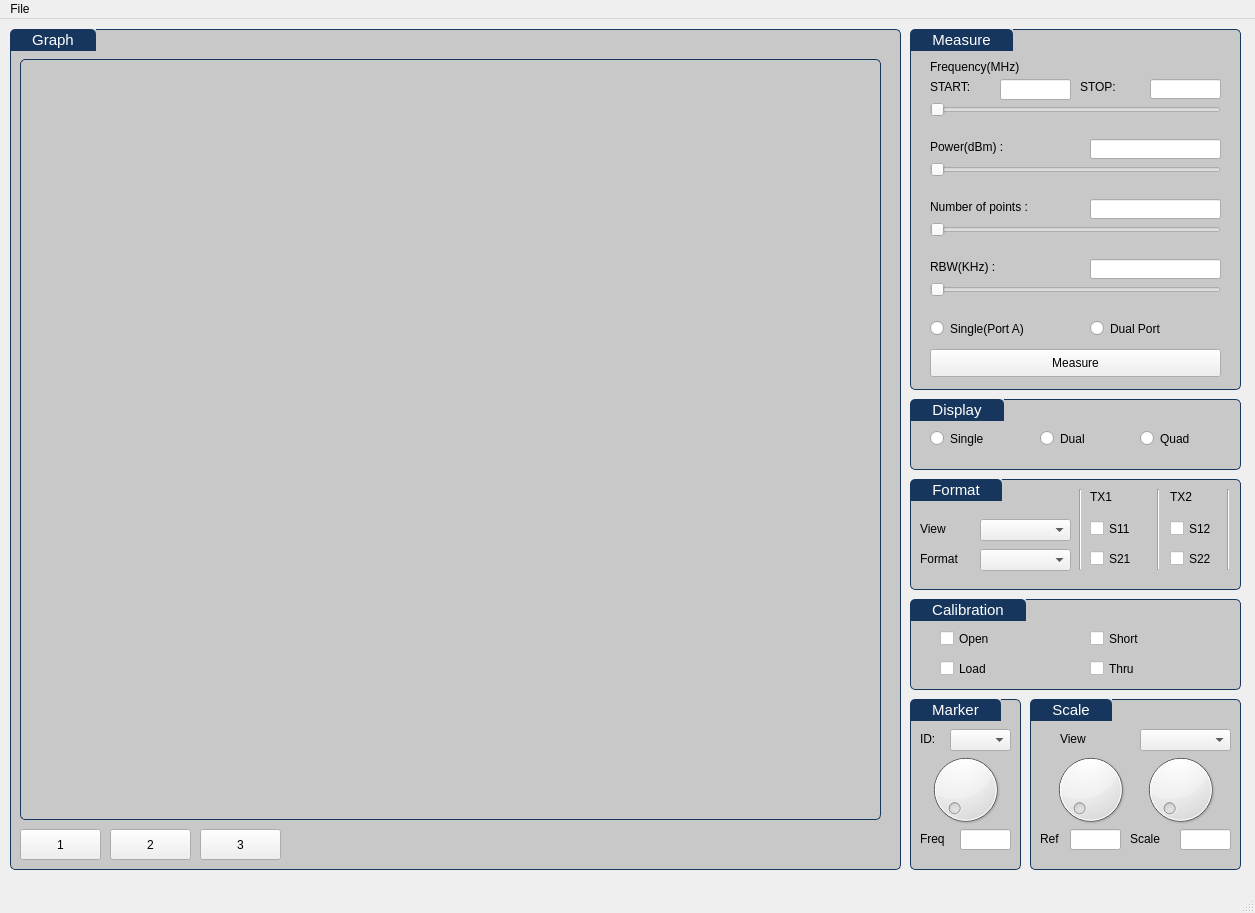
<?xml version="1.0" encoding="UTF-8"?>
<ui version="4.0">
 <class>MainWindow</class>
 <widget class="QMainWindow" name="MainWindow">
  <property name="geometry">
   <rect>
    <x>0</x>
    <y>0</y>
    <width>1255</width>
    <height>913</height>
   </rect>
  </property>
  <property name="windowTitle">
   <string>Mini-circuits UVNA-63</string>
  </property>
  <widget class="QWidget" name="centralwidget">
   <widget class="QGroupBox" name="gb_stimulus_11">
    <property name="geometry">
     <rect>
      <x>1030</x>
      <y>680</y>
      <width>211</width>
      <height>171</height>
     </rect>
    </property>
    <property name="styleSheet">
     <string notr="true">QGroupBox {
border: 1px solid gray;
border-color: #FF17365D;
margin-top: 0px;
font-size: 15px;
border-radius: 5px;
background-color: rgb(200,200,200);
}
QGroupBox::title {
border-top-left-radius: 5px;
border-top-right-radius: 5px;
padding: 2px 20px;
background-color: #FF17365D;
color: rgb(255, 255, 255);
}</string>
    </property>
    <property name="title">
     <string>Scale</string>
    </property>
    <widget class="QDial" name="dial_scaleref">
     <property name="geometry">
      <rect>
       <x>20</x>
       <y>50</y>
       <width>81</width>
       <height>81</height>
      </rect>
     </property>
    </widget>
    <widget class="QDial" name="dial_scale">
     <property name="geometry">
      <rect>
       <x>110</x>
       <y>50</y>
       <width>81</width>
       <height>81</height>
      </rect>
     </property>
    </widget>
    <widget class="QComboBox" name="cbbox_scaleview">
     <property name="geometry">
      <rect>
       <x>110</x>
       <y>30</y>
       <width>91</width>
       <height>22</height>
      </rect>
     </property>
    </widget>
    <widget class="QLabel" name="label_11">
     <property name="geometry">
      <rect>
       <x>30</x>
       <y>30</y>
       <width>51</width>
       <height>20</height>
      </rect>
     </property>
     <property name="text">
      <string>View</string>
     </property>
    </widget>
    <widget class="QLabel" name="label_14">
     <property name="geometry">
      <rect>
       <x>100</x>
       <y>130</y>
       <width>51</width>
       <height>20</height>
      </rect>
     </property>
     <property name="text">
      <string>Scale</string>
     </property>
    </widget>
    <widget class="QLabel" name="label_13">
     <property name="geometry">
      <rect>
       <x>10</x>
       <y>130</y>
       <width>31</width>
       <height>20</height>
      </rect>
     </property>
     <property name="text">
      <string>Ref</string>
     </property>
    </widget>
    <widget class="QLineEdit" name="ledit_scaleref">
     <property name="geometry">
      <rect>
       <x>40</x>
       <y>130</y>
       <width>51</width>
       <height>21</height>
      </rect>
     </property>
    </widget>
    <widget class="QLineEdit" name="ledit_scale">
     <property name="geometry">
      <rect>
       <x>150</x>
       <y>130</y>
       <width>51</width>
       <height>21</height>
      </rect>
     </property>
    </widget>
   </widget>
   <widget class="QGroupBox" name="gb_measure">
    <property name="geometry">
     <rect>
      <x>910</x>
      <y>10</y>
      <width>331</width>
      <height>361</height>
     </rect>
    </property>
    <property name="styleSheet">
     <string notr="true">QGroupBox {
border: 1px solid gray;
border-color: #FF17365D;
margin-top: 0px;
font-size: 15px;
border-radius: 5px;
background-color: rgb(200,200,200);
}
QGroupBox::title {
border-top-left-radius: 5px;
border-top-right-radius: 5px;
padding: 2px 20px;
background-color: #FF17365D;
color: rgb(255, 255, 255);
}</string>
    </property>
    <property name="title">
     <string>Measure</string>
    </property>
    <widget class="QRangeSlider" name="rhslider_frequency">
     <property name="geometry">
      <rect>
       <x>20</x>
       <y>70</y>
       <width>291</width>
       <height>22</height>
      </rect>
     </property>
     <property name="orientation">
      <enum>Qt::Horizontal</enum>
     </property>
    </widget>
    <widget class="QLabel" name="label">
     <property name="geometry">
      <rect>
       <x>20</x>
       <y>30</y>
       <width>191</width>
       <height>16</height>
      </rect>
     </property>
     <property name="text">
      <string>Frequency(MHz)</string>
     </property>
    </widget>
    <widget class="QLabel" name="label_2">
     <property name="geometry">
      <rect>
       <x>20</x>
       <y>50</y>
       <width>71</width>
       <height>16</height>
      </rect>
     </property>
     <property name="text">
      <string>START:</string>
     </property>
    </widget>
    <widget class="QLabel" name="label_3">
     <property name="geometry">
      <rect>
       <x>170</x>
       <y>50</y>
       <width>51</width>
       <height>16</height>
      </rect>
     </property>
     <property name="text">
      <string>STOP:</string>
     </property>
    </widget>
    <widget class="QLineEdit" name="ledit_startfreq">
     <property name="geometry">
      <rect>
       <x>90</x>
       <y>50</y>
       <width>71</width>
       <height>21</height>
      </rect>
     </property>
    </widget>
    <widget class="QLineEdit" name="ledit_stopfreq">
     <property name="geometry">
      <rect>
       <x>240</x>
       <y>50</y>
       <width>71</width>
       <height>20</height>
      </rect>
     </property>
     <property name="focusPolicy">
      <enum>Qt::StrongFocus</enum>
     </property>
    </widget>
    <widget class="QSlider" name="hslider_power">
     <property name="geometry">
      <rect>
       <x>20</x>
       <y>130</y>
       <width>291</width>
       <height>22</height>
      </rect>
     </property>
     <property name="orientation">
      <enum>Qt::Horizontal</enum>
     </property>
    </widget>
    <widget class="QLabel" name="label_4">
     <property name="geometry">
      <rect>
       <x>20</x>
       <y>110</y>
       <width>101</width>
       <height>16</height>
      </rect>
     </property>
     <property name="text">
      <string>Power(dBm) : </string>
     </property>
    </widget>
    <widget class="QLineEdit" name="ledit_power">
     <property name="geometry">
      <rect>
       <x>180</x>
       <y>110</y>
       <width>131</width>
       <height>20</height>
      </rect>
     </property>
     <property name="focusPolicy">
      <enum>Qt::StrongFocus</enum>
     </property>
    </widget>
    <widget class="QSlider" name="hslider_nopoint">
     <property name="geometry">
      <rect>
       <x>20</x>
       <y>190</y>
       <width>291</width>
       <height>22</height>
      </rect>
     </property>
     <property name="orientation">
      <enum>Qt::Horizontal</enum>
     </property>
    </widget>
    <widget class="QLineEdit" name="ledit_nopoint">
     <property name="geometry">
      <rect>
       <x>180</x>
       <y>170</y>
       <width>131</width>
       <height>20</height>
      </rect>
     </property>
     <property name="focusPolicy">
      <enum>Qt::StrongFocus</enum>
     </property>
    </widget>
    <widget class="QLabel" name="label_5">
     <property name="geometry">
      <rect>
       <x>20</x>
       <y>170</y>
       <width>151</width>
       <height>16</height>
      </rect>
     </property>
     <property name="text">
      <string>Number of points :</string>
     </property>
    </widget>
    <widget class="QLineEdit" name="ledit_rbw">
     <property name="geometry">
      <rect>
       <x>180</x>
       <y>230</y>
       <width>131</width>
       <height>20</height>
      </rect>
     </property>
     <property name="focusPolicy">
      <enum>Qt::StrongFocus</enum>
     </property>
    </widget>
    <widget class="QLabel" name="label_6">
     <property name="geometry">
      <rect>
       <x>20</x>
       <y>230</y>
       <width>101</width>
       <height>16</height>
      </rect>
     </property>
     <property name="text">
      <string>RBW(KHz) :</string>
     </property>
    </widget>
    <widget class="QSlider" name="hslider_rbw">
     <property name="geometry">
      <rect>
       <x>20</x>
       <y>250</y>
       <width>291</width>
       <height>22</height>
      </rect>
     </property>
     <property name="orientation">
      <enum>Qt::Horizontal</enum>
     </property>
    </widget>
    <widget class="QRadioButton" name="rbtn_singleport">
     <property name="geometry">
      <rect>
       <x>20</x>
       <y>290</y>
       <width>141</width>
       <height>19</height>
      </rect>
     </property>
     <property name="text">
      <string>Single(Port A)</string>
     </property>
    </widget>
    <widget class="QRadioButton" name="rbtn_dualport">
     <property name="geometry">
      <rect>
       <x>180</x>
       <y>290</y>
       <width>108</width>
       <height>19</height>
      </rect>
     </property>
     <property name="text">
      <string>Dual Port</string>
     </property>
    </widget>
    <widget class="QPushButton" name="btn_measure">
     <property name="geometry">
      <rect>
       <x>20</x>
       <y>320</y>
       <width>291</width>
       <height>28</height>
      </rect>
     </property>
     <property name="text">
      <string>Measure</string>
     </property>
    </widget>
   </widget>
   <widget class="QGroupBox" name="gb_stimulus_6">
    <property name="geometry">
     <rect>
      <x>910</x>
      <y>460</y>
      <width>331</width>
      <height>111</height>
     </rect>
    </property>
    <property name="styleSheet">
     <string notr="true">QGroupBox {
border: 1px solid gray;
border-color: #FF17365D;
margin-top: 0px;
font-size: 15px;
border-radius: 5px;
background-color: rgb(200,200,200);
}
QGroupBox::title {
border-top-left-radius: 5px;
border-top-right-radius: 5px;
padding: 2px 20px;
background-color: #FF17365D;
color: rgb(255, 255, 255);
}</string>
    </property>
    <property name="title">
     <string>Format</string>
    </property>
    <widget class="QComboBox" name="cbbox_view">
     <property name="geometry">
      <rect>
       <x>70</x>
       <y>40</y>
       <width>91</width>
       <height>22</height>
      </rect>
     </property>
    </widget>
    <widget class="QCheckBox" name="ckbox_s11">
     <property name="geometry">
      <rect>
       <x>180</x>
       <y>40</y>
       <width>61</width>
       <height>19</height>
      </rect>
     </property>
     <property name="text">
      <string>S11</string>
     </property>
    </widget>
    <widget class="QCheckBox" name="ckbox_s21">
     <property name="geometry">
      <rect>
       <x>180</x>
       <y>70</y>
       <width>61</width>
       <height>19</height>
      </rect>
     </property>
     <property name="text">
      <string>S21</string>
     </property>
    </widget>
    <widget class="QCheckBox" name="ckbox_s22">
     <property name="geometry">
      <rect>
       <x>260</x>
       <y>70</y>
       <width>61</width>
       <height>19</height>
      </rect>
     </property>
     <property name="text">
      <string>S22</string>
     </property>
    </widget>
    <widget class="QCheckBox" name="ckbox_s12">
     <property name="geometry">
      <rect>
       <x>260</x>
       <y>40</y>
       <width>61</width>
       <height>19</height>
      </rect>
     </property>
     <property name="text">
      <string>S12</string>
     </property>
    </widget>
    <widget class="QLabel" name="label_8">
     <property name="geometry">
      <rect>
       <x>260</x>
       <y>10</y>
       <width>41</width>
       <height>16</height>
      </rect>
     </property>
     <property name="text">
      <string>TX2</string>
     </property>
    </widget>
    <widget class="QLabel" name="label_7">
     <property name="geometry">
      <rect>
       <x>180</x>
       <y>10</y>
       <width>41</width>
       <height>16</height>
      </rect>
     </property>
     <property name="text">
      <string>TX1</string>
     </property>
    </widget>
    <widget class="QComboBox" name="cbbox_format">
     <property name="geometry">
      <rect>
       <x>70</x>
       <y>70</y>
       <width>91</width>
       <height>22</height>
      </rect>
     </property>
    </widget>
    <widget class="QLabel" name="label_9">
     <property name="geometry">
      <rect>
       <x>10</x>
       <y>40</y>
       <width>51</width>
       <height>20</height>
      </rect>
     </property>
     <property name="text">
      <string>View</string>
     </property>
    </widget>
    <widget class="QLabel" name="label_10">
     <property name="geometry">
      <rect>
       <x>10</x>
       <y>70</y>
       <width>51</width>
       <height>20</height>
      </rect>
     </property>
     <property name="text">
      <string>Format</string>
     </property>
    </widget>
    <widget class="Line" name="line">
     <property name="geometry">
      <rect>
       <x>160</x>
       <y>10</y>
       <width>20</width>
       <height>81</height>
      </rect>
     </property>
     <property name="orientation">
      <enum>Qt::Vertical</enum>
     </property>
    </widget>
    <widget class="Line" name="line_2">
     <property name="geometry">
      <rect>
       <x>240</x>
       <y>10</y>
       <width>16</width>
       <height>81</height>
      </rect>
     </property>
     <property name="orientation">
      <enum>Qt::Vertical</enum>
     </property>
    </widget>
    <widget class="Line" name="line_3">
     <property name="geometry">
      <rect>
       <x>310</x>
       <y>10</y>
       <width>16</width>
       <height>81</height>
      </rect>
     </property>
     <property name="orientation">
      <enum>Qt::Vertical</enum>
     </property>
    </widget>
   </widget>
   <widget class="QGroupBox" name="gb_stimulus_7">
    <property name="geometry">
     <rect>
      <x>910</x>
      <y>380</y>
      <width>331</width>
      <height>71</height>
     </rect>
    </property>
    <property name="styleSheet">
     <string notr="true">QGroupBox {
border: 1px solid gray;
border-color: #FF17365D;
margin-top: 0px;
font-size: 15px;
border-radius: 5px;
background-color: rgb(200,200,200);
}
QGroupBox::title {
border-top-left-radius: 5px;
border-top-right-radius: 5px;
padding: 2px 20px;
background-color: #FF17365D;
color: rgb(255, 255, 255);
}</string>
    </property>
    <property name="title">
     <string>Display</string>
    </property>
    <widget class="QRadioButton" name="rbtn_singledisp">
     <property name="geometry">
      <rect>
       <x>20</x>
       <y>30</y>
       <width>106</width>
       <height>19</height>
      </rect>
     </property>
     <property name="text">
      <string>Single</string>
     </property>
    </widget>
    <widget class="QRadioButton" name="rbtn_dualdisp">
     <property name="geometry">
      <rect>
       <x>130</x>
       <y>30</y>
       <width>106</width>
       <height>19</height>
      </rect>
     </property>
     <property name="text">
      <string>Dual</string>
     </property>
    </widget>
    <widget class="QRadioButton" name="rbtn_quaddisp">
     <property name="geometry">
      <rect>
       <x>230</x>
       <y>30</y>
       <width>81</width>
       <height>19</height>
      </rect>
     </property>
     <property name="text">
      <string>Quad</string>
     </property>
    </widget>
   </widget>
   <widget class="QGroupBox" name="gb_stimulus_9">
    <property name="geometry">
     <rect>
      <x>910</x>
      <y>580</y>
      <width>331</width>
      <height>91</height>
     </rect>
    </property>
    <property name="styleSheet">
     <string notr="true">QGroupBox {
border: 1px solid gray;
border-color: #FF17365D;
margin-top: 0px;
font-size: 15px;
border-radius: 5px;
background-color: rgb(200,200,200);
}
QGroupBox::title {
border-top-left-radius: 5px;
border-top-right-radius: 5px;
padding: 2px 20px;
background-color: #FF17365D;
color: rgb(255, 255, 255);
}</string>
    </property>
    <property name="title">
     <string>Calibration</string>
    </property>
    <widget class="QCheckBox" name="ckbox_open">
     <property name="geometry">
      <rect>
       <x>30</x>
       <y>30</y>
       <width>91</width>
       <height>19</height>
      </rect>
     </property>
     <property name="text">
      <string>Open</string>
     </property>
    </widget>
    <widget class="QCheckBox" name="ckbox_load">
     <property name="geometry">
      <rect>
       <x>30</x>
       <y>60</y>
       <width>101</width>
       <height>19</height>
      </rect>
     </property>
     <property name="text">
      <string>Load</string>
     </property>
    </widget>
    <widget class="QCheckBox" name="ckbox_short">
     <property name="geometry">
      <rect>
       <x>180</x>
       <y>30</y>
       <width>91</width>
       <height>19</height>
      </rect>
     </property>
     <property name="text">
      <string>Short</string>
     </property>
    </widget>
    <widget class="QCheckBox" name="ckbox_thru">
     <property name="geometry">
      <rect>
       <x>180</x>
       <y>60</y>
       <width>101</width>
       <height>19</height>
      </rect>
     </property>
     <property name="text">
      <string>Thru</string>
     </property>
    </widget>
   </widget>
   <widget class="QGroupBox" name="gb_stimulus_10">
    <property name="geometry">
     <rect>
      <x>910</x>
      <y>680</y>
      <width>111</width>
      <height>171</height>
     </rect>
    </property>
    <property name="styleSheet">
     <string notr="true">QGroupBox {
border: 1px solid gray;
border-color: #FF17365D;
margin-top: 0px;
font-size: 15px;
border-radius: 5px;
background-color: rgb(200,200,200);
}
QGroupBox::title {
border-top-left-radius: 5px;
border-top-right-radius: 5px;
padding: 2px 20px;
background-color: #FF17365D;
color: rgb(255, 255, 255);
}</string>
    </property>
    <property name="title">
     <string>Marker</string>
    </property>
    <widget class="QDial" name="dial_mkrfreq">
     <property name="geometry">
      <rect>
       <x>10</x>
       <y>50</y>
       <width>91</width>
       <height>81</height>
      </rect>
     </property>
    </widget>
    <widget class="QComboBox" name="cbbox_mkrid">
     <property name="geometry">
      <rect>
       <x>40</x>
       <y>30</y>
       <width>61</width>
       <height>22</height>
      </rect>
     </property>
    </widget>
    <widget class="QLabel" name="label_12">
     <property name="geometry">
      <rect>
       <x>10</x>
       <y>30</y>
       <width>31</width>
       <height>20</height>
      </rect>
     </property>
     <property name="text">
      <string>ID:</string>
     </property>
    </widget>
    <widget class="QLabel" name="label_15">
     <property name="geometry">
      <rect>
       <x>10</x>
       <y>130</y>
       <width>41</width>
       <height>20</height>
      </rect>
     </property>
     <property name="text">
      <string>Freq </string>
     </property>
    </widget>
    <widget class="QLineEdit" name="ledit_mkrfreq">
     <property name="geometry">
      <rect>
       <x>50</x>
       <y>130</y>
       <width>51</width>
       <height>21</height>
      </rect>
     </property>
    </widget>
   </widget>
   <widget class="QGroupBox" name="groupBox">
    <property name="geometry">
     <rect>
      <x>10</x>
      <y>10</y>
      <width>891</width>
      <height>841</height>
     </rect>
    </property>
    <property name="styleSheet">
     <string notr="true">QGroupBox {
border: 1px solid gray;
border-color: #FF17365D;
margin-top: 0px;
font-size: 15px;
border-radius: 5px;
background-color: rgb(200,200,200);
}
QGroupBox::title {
border-top-left-radius: 5px;
border-top-right-radius: 5px;
padding: 2px 20px;
background-color: #FF17365D;
color: rgb(255, 255, 255);
}</string>
    </property>
    <property name="title">
     <string>Graph</string>
    </property>
    <widget class="matplotlibWidget" name="graph_viewer" native="true">
     <property name="geometry">
      <rect>
       <x>10</x>
       <y>30</y>
       <width>861</width>
       <height>761</height>
      </rect>
     </property>
     <property name="styleSheet">
      <string notr="true">QWidget {
border: 1px solid gray;
border-color: #FF17365D;
margin-top: 0px;
font-size: 15px;
border-radius: 5px;
background-color: rgb(200,200,200);
}</string>
     </property>
    </widget>
    <widget class="QPushButton" name="btn_showgraph">
     <property name="geometry">
      <rect>
       <x>10</x>
       <y>800</y>
       <width>81</width>
       <height>31</height>
      </rect>
     </property>
     <property name="text">
      <string>1</string>
     </property>
    </widget>
    <widget class="QPushButton" name="btn_showgraph_2">
     <property name="geometry">
      <rect>
       <x>100</x>
       <y>800</y>
       <width>81</width>
       <height>31</height>
      </rect>
     </property>
     <property name="text">
      <string>2</string>
     </property>
    </widget>
    <widget class="QPushButton" name="btn_showgraph_3">
     <property name="geometry">
      <rect>
       <x>190</x>
       <y>800</y>
       <width>81</width>
       <height>31</height>
      </rect>
     </property>
     <property name="text">
      <string>3</string>
     </property>
    </widget>
   </widget>
  </widget>
  <widget class="QMenuBar" name="menubar">
   <property name="geometry">
    <rect>
     <x>0</x>
     <y>0</y>
     <width>1255</width>
     <height>22</height>
    </rect>
   </property>
   <widget class="QMenu" name="menuFile">
    <property name="title">
     <string>File</string>
    </property>
    <addaction name="actionSave_Data_as_CSV_files"/>
   </widget>
   <addaction name="menuFile"/>
  </widget>
  <widget class="QStatusBar" name="statusbar"/>
  <action name="actionSave_Data_as_CSV_files">
   <property name="text">
    <string>Save Data</string>
   </property>
  </action>
 </widget>
 <customwidgets>
  <customwidget>
   <class>matplotlibWidget</class>
   <extends>QWidget</extends>
   <header>matplotlibwidgetFile.h</header>
   <container>1</container>
  </customwidget>
  <customwidget>
   <class>QRangeSlider</class>
   <extends>QSlider</extends>
   <header>qtrangeslider</header>
  </customwidget>
 </customwidgets>
 <resources/>
 <connections/>
</ui>
